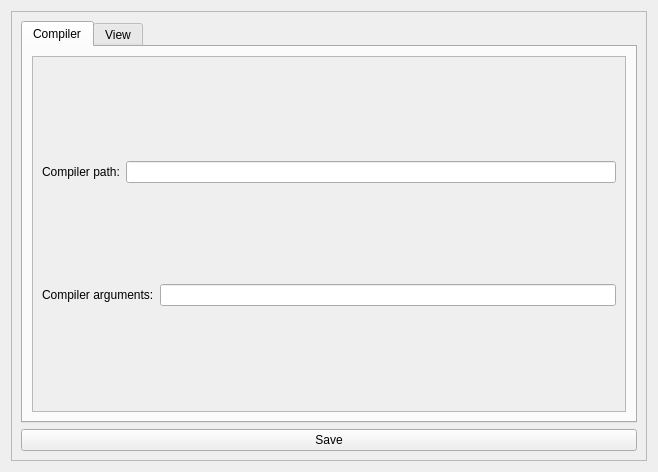
<?xml version="1.0" encoding="UTF-8"?>
<ui version="4.0">
 <class>PreferencesWidget</class>
 <widget class="QWidget" name="PreferencesWidget">
  <property name="geometry">
   <rect>
    <x>0</x>
    <y>0</y>
    <width>658</width>
    <height>472</height>
   </rect>
  </property>
  <property name="windowTitle">
   <string>Preferences</string>
  </property>
  <layout class="QVBoxLayout" name="verticalLayout_2">
   <item>
    <widget class="QScrollArea" name="scrollArea">
     <property name="widgetResizable">
      <bool>true</bool>
     </property>
     <widget class="QWidget" name="scrollAreaWidgetContents">
      <property name="geometry">
       <rect>
        <x>0</x>
        <y>0</y>
        <width>638</width>
        <height>452</height>
       </rect>
      </property>
      <layout class="QVBoxLayout" name="verticalLayout_3">
       <item>
        <widget class="QTabWidget" name="tabWidget">
         <property name="currentIndex">
          <number>0</number>
         </property>
         <widget class="QWidget" name="tab">
          <attribute name="title">
           <string>Compiler</string>
          </attribute>
          <layout class="QVBoxLayout" name="verticalLayout">
           <item>
            <widget class="QScrollArea" name="scrollArea_2">
             <property name="widgetResizable">
              <bool>true</bool>
             </property>
             <widget class="QWidget" name="scrollAreaWidgetContents_2">
              <property name="geometry">
               <rect>
                <x>0</x>
                <y>0</y>
                <width>596</width>
                <height>352</height>
               </rect>
              </property>
              <layout class="QVBoxLayout" name="verticalLayout_4">
               <item>
                <layout class="QHBoxLayout" name="horizontalLayout_2">
                 <item>
                  <widget class="QLabel" name="compiler_path_label">
                   <property name="text">
                    <string>Compiler path:</string>
                   </property>
                  </widget>
                 </item>
                 <item>
                  <widget class="QLineEdit" name="compiler_path_input"/>
                 </item>
                </layout>
               </item>
               <item>
                <layout class="QHBoxLayout" name="horizontalLayout_3">
                 <item>
                  <widget class="QLabel" name="label_2">
                   <property name="text">
                    <string>Compiler arguments:</string>
                   </property>
                  </widget>
                 </item>
                 <item>
                  <widget class="QLineEdit" name="compiler_args_input"/>
                 </item>
                </layout>
               </item>
              </layout>
             </widget>
            </widget>
           </item>
          </layout>
         </widget>
         <widget class="QWidget" name="tab_2">
          <attribute name="title">
           <string>View</string>
          </attribute>
          <layout class="QVBoxLayout" name="verticalLayout_5">
           <item>
            <widget class="QScrollArea" name="scrollArea_3">
             <property name="widgetResizable">
              <bool>true</bool>
             </property>
             <widget class="QWidget" name="scrollAreaWidgetContents_3">
              <property name="geometry">
               <rect>
                <x>0</x>
                <y>0</y>
                <width>596</width>
                <height>352</height>
               </rect>
              </property>
              <layout class="QVBoxLayout" name="verticalLayout_6">
               <item>
                <layout class="QHBoxLayout" name="horizontalLayout">
                 <item>
                  <widget class="QLabel" name="label">
                   <property name="text">
                    <string>Editor font:</string>
                   </property>
                  </widget>
                 </item>
                 <item>
                  <widget class="QPushButton" name="editor_font_button">
                   <property name="text">
                    <string>Choose...</string>
                   </property>
                  </widget>
                 </item>
                </layout>
               </item>
              </layout>
             </widget>
            </widget>
           </item>
          </layout>
         </widget>
        </widget>
       </item>
       <item>
        <widget class="QPushButton" name="save_button">
         <property name="text">
          <string>Save</string>
         </property>
        </widget>
       </item>
      </layout>
     </widget>
    </widget>
   </item>
  </layout>
 </widget>
 <resources/>
 <connections>
  <connection>
   <sender>save_button</sender>
   <signal>clicked()</signal>
   <receiver>PreferencesWidget</receiver>
   <slot>save()</slot>
   <hints>
    <hint type="sourcelabel">
     <x>328</x>
     <y>394</y>
    </hint>
    <hint type="destinationlabel">
     <x>328</x>
     <y>219</y>
    </hint>
   </hints>
  </connection>
  <connection>
   <sender>editor_font_button</sender>
   <signal>clicked()</signal>
   <receiver>PreferencesWidget</receiver>
   <slot>choose_editor_font()</slot>
   <hints>
    <hint type="sourcelabel">
     <x>478</x>
     <y>193</y>
    </hint>
    <hint type="destinationlabel">
     <x>328</x>
     <y>199</y>
    </hint>
   </hints>
  </connection>
 </connections>
 <slots>
  <slot>save()</slot>
  <slot>choose_editor_font()</slot>
 </slots>
</ui>
